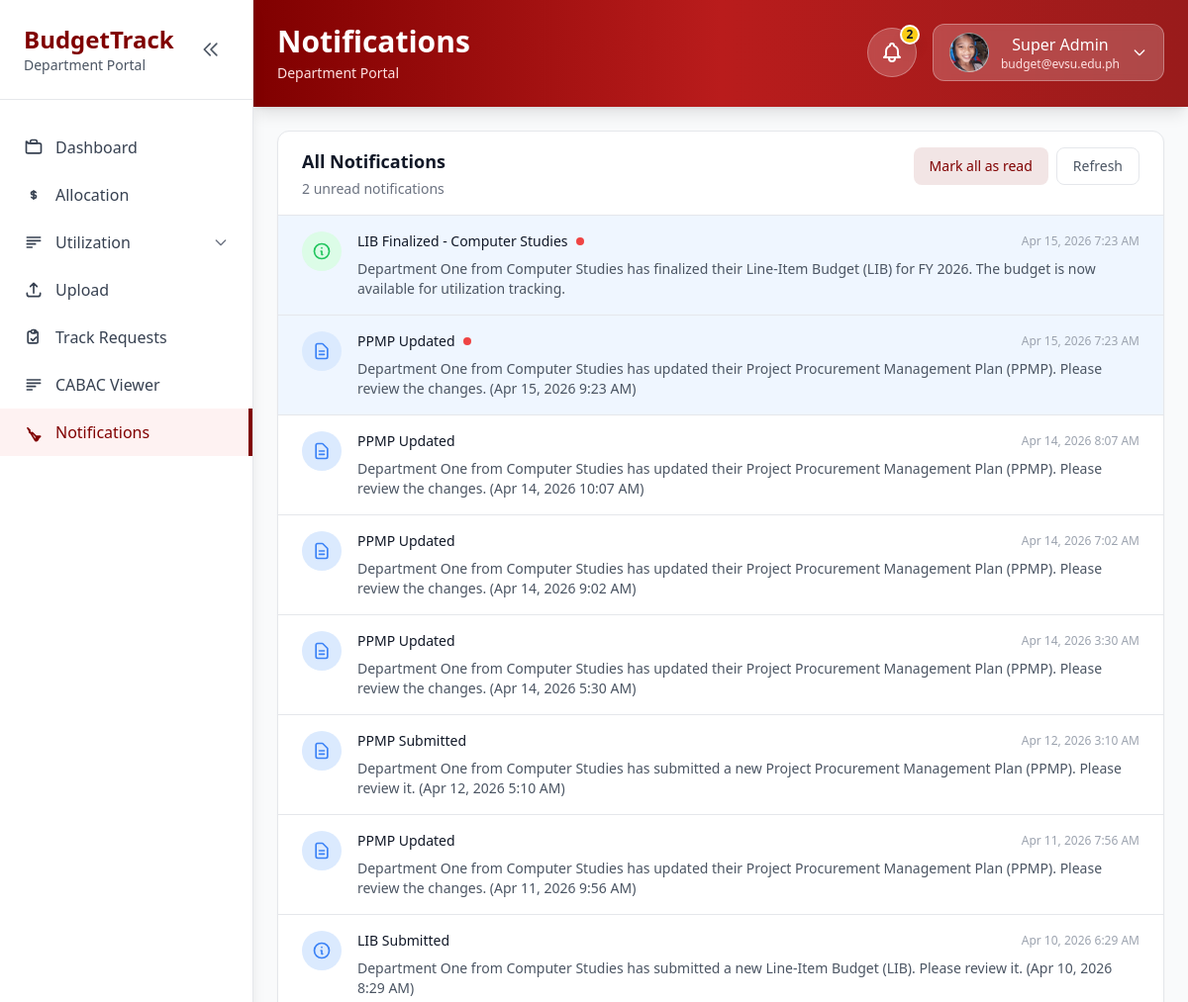
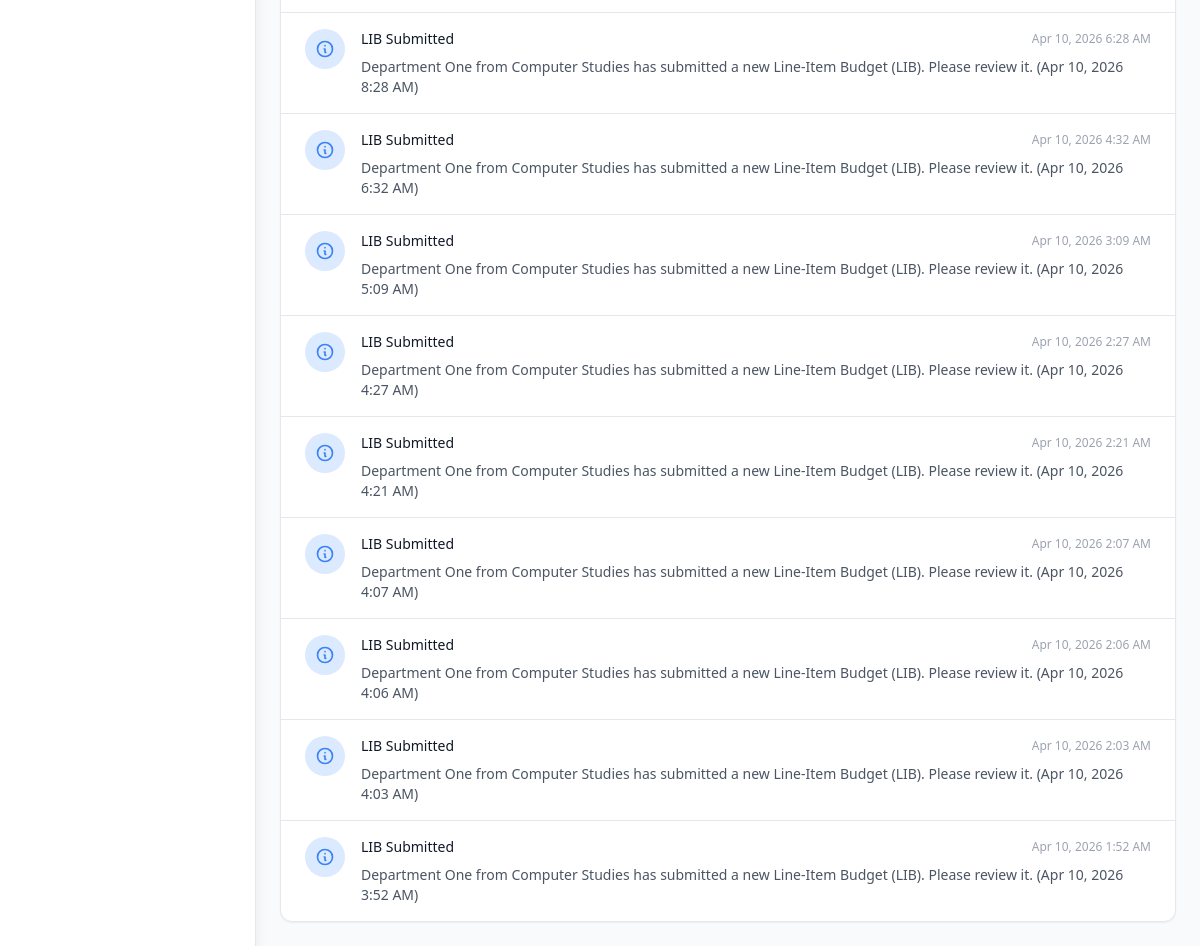
The app's page /pages/notifications.php (signed in) with its own data (2 pictures, top to bottom).
### tables this page shows
CREATE TABLE `notifications` (
  `id` int(11) NOT NULL,
  `user_id` int(11) DEFAULT NULL,
  `title` varchar(255) NOT NULL,
  `message` text NOT NULL,
  `type` enum('info','warning','success','error') DEFAULT 'info',
  `is_read` tinyint(1) DEFAULT 0,
  `created_at` timestamp NOT NULL DEFAULT current_timestamp(),
  `read_at` timestamp NULL DEFAULT NULL
);

### config/database.php (called while the page is built, shortened)
<?php
class Database {
    private $host = 'localhost';
    private $db_name = 'budgettrack_db';
    private $username = 'root';
    private $password = '';
    public function getConnection() {
        $this->conn = null;
        try {
            $this->conn = new PDO(
                "mysql:host=" . $this->host . ";dbname=" . $this->db_name . ";charset=utf8",
                $this->username,
                $this->password,
                array(
                    PDO::ATTR_ERRMODE => PDO::ERRMODE_EXCEPTION,
                    PDO::ATTR_DEFAULT_FETCH_MODE => PDO::FETCH_ASSOC,
                    PDO::ATTR_EMULATE_PREPARES => false
                )
            );
        } catch(PDOException $exception) {
            error_log("Database connection error: " . $exception->getMessage());
            if (defined('DEBUG') && DEBUG) {
                echo "Connection error: " . $exception->getMessage();
            } else {
                echo "Database connection failed. Please contact the administrator.";
            }
            return null;
        }
        return $this->conn;
    }
}
function getDB() {
    static $db = null;
    if ($db === null) {
        $database = new Database();
        $db = $database->getConnection();
    }
    return $db;
}
?>

### classes/Notification.php (called while the page is built, shortened)
<?php
require_once __DIR__ . '/../config/database.php';
class Notification {
    private $conn;
    private $table_name = 'notifications';
    public function __construct() {
        $this->conn = getDB();
    }
    public function getUserNotifications($user_id, $limit = 10, $unread_only = false) {
        $query = "SELECT * FROM " . $this->table_name . "
                  WHERE user_id = :user_id";
        $query .= " ORDER BY created_at DESC LIMIT :limit";
        $stmt = $this->conn->prepare($query);
        $stmt->bindParam(':user_id', $user_id);
        $stmt->bindParam(':limit', $limit, PDO::PARAM_INT);
        $stmt->execute();
        return $stmt->fetchAll(PDO::FETCH_ASSOC);
    }
    public function getUnreadCount($user_id) {
        $query = "SELECT COUNT(*) as count FROM " . $this->table_name . "
                  WHERE user_id = :user_id AND is_read = FALSE";
        $stmt = $this->conn->prepare($query);
        $stmt->bindParam(':user_id', $user_id);
        $stmt->execute();
        $result = $stmt->fetch(PDO::FETCH_ASSOC);
        return $result['count'];
    }
}
?>

### pages/notifications.php (the view, shortened to what this page needs)
<?php
require_once __DIR__ . '/../classes/Notification.php';
$userEmail = isset($_SESSION['user_email']) ? $_SESSION['user_email'] : '';
include __DIR__ . '/../components/profile_avatar.php';
function getNotificationIcon($title) {
    $title = strtolower($title);
    if (strpos($title, 'ppmp') !== false) {
        return '<path stroke-linecap="round" stroke-linejoin="round" stroke-width="2" d="M9 12h6m-6 4h6m2 5H7a2 2 0 01-2-2V5a2 2 0 012-2h5.586a1 1 0 01.707.293l5.414 5.414a1 1 0 01.293.707V19a2 2 0 01-2 2z"></path>';
    }
    return '<path stroke-linecap="round" stroke-linejoin="round" stroke-width="2" d="M13 16h-1v-4h-1m1-4h.01M21 12a9 9 0 11-18 0 9 9 0 0118 0z"></path>';
}
$userId = isset($_SESSION['user_id']) ? $_SESSION['user_id'] : null;
$notificationsForPage = [];
$unreadCount = 0;
if ($userId) {
    $notification = new Notification();
    $notificationsForBell = $notification->getUserNotifications($userId, 10);
    $notificationsForPage = $notification->getUserNotifications($userId, 100);
    $unreadCount = $notification->getUnreadCount($userId);
} else {
    $notification = null;
}
$departmentName = isset($_SESSION['department_name']) ? $_SESSION['department_name'] : null;
$portalLabel = $departmentName ? "Department Portal | " . htmlspecialchars($departmentName) : "Department Portal";
?>
<!DOCTYPE html>
<html lang="en">
<head>
<script src="https://cdn.tailwindcss.com"></script>
</head>
<body class="bg-gray-50">
<div class="flex min-h-screen">
  <aside id="sidebar" class="fixed left-0 top-0 h-screen bg-white shadow-lg border-r border-gray-200 transition-all duration-300 z-40 overflow-y-auto w-64">
    <div class="p-6 border-b border-gray-200 flex items-center justify-between">
      <div>
        <h2 class="text-2xl font-bold text-maroon sidebar-text">BudgetTrack</h2>
        <p class="text-sm text-gray-600 sidebar-text"><?php echo htmlspecialchars($portalLabel); ?></p>
      </div>
      <button onclick="toggleSidebar()" class="p-2 hover:bg-gray-100 rounded-lg transition-colors">
        <svg id="sidebarToggleIcon" class="w-5 h-5 text-gray-600" fill="none" stroke="currentColor" viewBox="0 0 24 24">
          <path stroke-linecap="round" stroke-linejoin="round" stroke-width="2" d="M11 19l-7-7 7-7m8 14l-7-7 7-7"></path>
        </svg>
      </button>
    </div>
    <?php include __DIR__ . '/../components/dept_sidebar.php'; ?>
  </aside>
  <main class="flex-1 flex flex-col" data-main-content>
    <header class="bg-gradient-to-r from-maroon via-red-700 to-red-800 shadow-lg">
      <div class="px-6 py-6">
        <div class="flex flex-wrap items-start justify-between gap-4">
          <div>
            <h1 class="text-3xl font-bold text-white">Notifications</h1>
            <p class="text-red-100 text-sm mt-1">Department Portal<?php echo $departmentName ? ' | ' . htmlspecialchars($departmentName) : ''; ?></p>
          </div>
          <div class="flex items-center space-x-4">
            <?php
              include __DIR__ . '/../components/notification_bell.php';
            ?>
            <div class="relative">
              <button onclick="toggleProfileDropdown()" class="flex items-center space-x-3 bg-white bg-opacity-20 backdrop-blur-sm px-4 py-2 rounded-xl hover:bg-opacity-30 transition-colors border border-white border-opacity-30">
                <div class="text-white">
                  <div class="font-medium"><?php echo htmlspecialchars($username); ?></div>
                  <div class="text-xs text-red-100"><?php echo htmlspecialchars($userEmail); ?></div>
                </div>
                <svg class="w-4 h-4 text-white" fill="none" stroke="currentColor" viewBox="0 0 24 24">
                  <path stroke-linecap="round" stroke-linejoin="round" stroke-width="2" d="M19 9l-7 7-7-7"></path>
                </svg>
              </button>
            </div>
          </div>
        </div>
      </div>
    </header>
    <section class="p-6">
      <div class="bg-white border rounded-xl overflow-hidden shadow-sm">
        <div class="px-6 py-4 border-b border-gray-200 flex flex-col gap-3 md:flex-row md:items-start md:justify-between">
          <div>
            <h2 class="text-lg font-semibold text-gray-900">All Notifications</h2>
            <?php if ($unreadCount > 0): ?>
              <p class="text-sm text-gray-500 mt-1"><?php echo $unreadCount; ?> unread <?php echo $unreadCount === 1 ? 'notification' : 'notifications'; ?></p>
            <?php endif; ?>
          </div>
          <div class="flex flex-wrap gap-2">
            <?php if ($unreadCount > 0): ?>
              <button onclick="markAllAsRead()" class="px-4 py-2 bg-maroon/10 text-maroon rounded-lg hover:bg-maroon/20 transition-colors text-sm">Mark all as read</button>
            <?php endif; ?>
            <?php if (!empty($notificationsForPage)): ?>
              <button onclick="location.reload()" class="px-4 py-2 border border-gray-200 text-gray-600 rounded-lg hover:bg-gray-50 transition-colors text-sm">Refresh</button>
            <?php endif; ?>
          </div>
        </div>
        <div class="divide-y divide-gray-200">
          <?php if (empty($notificationsForPage)): ?>
            <div class="px-6 py-12 text-center text-gray-500">
              <svg class="w-12 h-12 mx-auto mb-4 text-gray-300" fill="none" stroke="currentColor" viewBox="0 0 24 24">
                <path stroke-linecap="round" stroke-linejoin="round" stroke-width="2" d="M13 16h-1v-4h-1m1-4h.01M18.364 5.636A9 9 0 1119 12m-1.5 0A7.5 7.5 0 1012 4.5m-2.837 5.443a4.25 4.25 0 116.01 6.01"></path>
              </svg>
              <p class="text-lg font-medium">No notifications</p>
              <p class="text-sm">You're all caught up! New notifications will appear here.</p>
            </div>
          <?php else: ?>
            <?php foreach ($notificationsForPage as $notif): ?>
              <?php
                $iconClass = 'text-blue-500';
                $bgClass = 'bg-blue-100';
                if ($notif['type'] === 'success') {
                    $iconClass = 'text-green-500';
                    $bgClass = 'bg-green-100';
                } elseif ($notif['type'] === 'warning') {
                    $iconClass = 'text-yellow-500';
                    $bgClass = 'bg-yellow-100';
                } elseif ($notif['type'] === 'error') {
                    $iconClass = 'text-red-500';
                    $bgClass = 'bg-red-100';
                }
                $iconPath = getNotificationIcon($notif['title']);
              ?>
              <div class="px-6 py-4 hover:bg-gray-50 transition-colors cursor-pointer notification-item <?php echo $notif['is_read'] ? '' : 'bg-blue-50'; ?>" data-notification-id="<?php echo $notif['id']; ?>">
                <div class="flex items-start gap-4">
                  <div class="flex-shrink-0">
                    <div class="w-10 h-10 <?php echo $bgClass; ?> rounded-full flex items-center justify-center">
                      <svg class="w-5 h-5 <?php echo $iconClass; ?>" fill="none" stroke="currentColor" viewBox="0 0 24 24">
                        <?php echo $iconPath; ?>
                      </svg>
                    </div>
                  </div>
                  <div class="flex-1 min-w-0">
                    <div class="flex items-center justify-between gap-4">
                      <p class="text-sm font-medium text-gray-900 flex items-center gap-2">
                        <?php echo htmlspecialchars($notif['title']); ?>
                        <?php if (!$notif['is_read']): ?>
                          <span class="w-2 h-2 bg-red-500 rounded-full inline-block"></span>
                        <?php endif; ?>
                      </p>
                      <p class="text-xs text-gray-400 whitespace-nowrap">
                        <?php echo date('M j, Y g:i A', strtotime($notif['created_at'])); ?>
                      </p>
                    </div>
                    <p class="text-sm text-gray-600 mt-2"><?php echo htmlspecialchars($notif['message']); ?></p>
                  </div>
                </div>
              </div>
            <?php endforeach; ?>
          <?php endif; ?>
        </div>
      </div>
    </section>
  </main>
</div>
</body>
</html>

### pages/notifications.php (style rules this page uses)
:root { --sidebar-expanded-width: 256px; --sidebar-collapsed-width: 80px; }
[data-main-content] { margin-left: var(--sidebar-expanded-width); }
[data-main-content].sidebar-ready { transition: margin-left 0.3s ease; }
#sidebar { width: var(--sidebar-expanded-width); transition: width 0.3s ease; }

### records on screen
notifications: title "LIB Finalized - Computer Studies", is_read 0 (drawn), created_at "Apr 15, 2026 7:23 AM", message "Department One from Computer Studies has finalized their Line-Item Budget (LIB) for FY 2026. The budget is now available for utilization tracking."
notifications: title "PPMP Updated", is_read 0 (drawn), created_at "Apr 15, 2026 7:23 AM", message "Department One from Computer Studies has updated their Project Procurement Management Plan (PPMP). Please review the changes. (Apr 15, 2026 9:23 AM)"
notifications: title "PPMP Updated", created_at "Apr 14, 2026 8:07 AM", message "Department One from Computer Studies has updated their Project Procurement Management Plan (PPMP). Please review the changes. (Apr 14, 2026 10:07 AM)"
notifications: title "PPMP Updated", created_at "Apr 14, 2026 7:02 AM", message "Department One from Computer Studies has updated their Project Procurement Management Plan (PPMP). Please review the changes. (Apr 14, 2026 9:02 AM)"
notifications: title "PPMP Updated", created_at "Apr 14, 2026 3:30 AM", message "Department One from Computer Studies has updated their Project Procurement Management Plan (PPMP). Please review the changes. (Apr 14, 2026 5:30 AM)"
notifications: title "PPMP Submitted", created_at "Apr 12, 2026 3:10 AM", message "Department One from Computer Studies has submitted a new Project Procurement Management Plan (PPMP). Please review it. (Apr 12, 2026 5:10 AM)"
notifications: title "PPMP Updated", created_at "Apr 11, 2026 7:56 AM", message "Department One from Computer Studies has updated their Project Procurement Management Plan (PPMP). Please review the changes. (Apr 11, 2026 9:56 AM)"
notifications: title "LIB Submitted", created_at "Apr 10, 2026 6:29 AM", message "Department One from Computer Studies has submitted a new Line-Item Budget (LIB). Please review it. (Apr 10, 2026 8:29 AM)"
notifications: title "LIB Submitted", created_at "Apr 10, 2026 6:28 AM", message "Department One from Computer Studies has submitted a new Line-Item Budget (LIB). Please review it. (Apr 10, 2026 8:28 AM)"
notifications: title "LIB Submitted", created_at "Apr 10, 2026 4:32 AM", message "Department One from Computer Studies has submitted a new Line-Item Budget (LIB). Please review it. (Apr 10, 2026 6:32 AM)"
notifications: title "LIB Submitted", created_at "Apr 10, 2026 3:09 AM", message "Department One from Computer Studies has submitted a new Line-Item Budget (LIB). Please review it. (Apr 10, 2026 5:09 AM)"
notifications: title "LIB Submitted", created_at "Apr 10, 2026 2:27 AM", message "Department One from Computer Studies has submitted a new Line-Item Budget (LIB). Please review it. (Apr 10, 2026 4:27 AM)"
notifications: title "LIB Submitted", created_at "Apr 10, 2026 2:21 AM", message "Department One from Computer Studies has submitted a new Line-Item Budget (LIB). Please review it. (Apr 10, 2026 4:21 AM)"
notifications: title "LIB Submitted", created_at "Apr 10, 2026 2:07 AM", message "Department One from Computer Studies has submitted a new Line-Item Budget (LIB). Please review it. (Apr 10, 2026 4:07 AM)"
notifications: title "LIB Submitted", created_at "Apr 10, 2026 2:06 AM", message "Department One from Computer Studies has submitted a new Line-Item Budget (LIB). Please review it. (Apr 10, 2026 4:06 AM)"
notifications: title "LIB Submitted", created_at "Apr 10, 2026 2:03 AM", message "Department One from Computer Studies has submitted a new Line-Item Budget (LIB). Please review it. (Apr 10, 2026 4:03 AM)"
notifications: title "LIB Submitted", created_at "Apr 10, 2026 1:52 AM", message "Department One from Computer Studies has submitted a new Line-Item Budget (LIB). Please review it. (Apr 10, 2026 3:52 AM)"

### other values on screen
$portalLabel "Department Portal"
$unreadCount "2"
$username "Super Admin"
$userEmail "budget@evsu.edu.ph"
